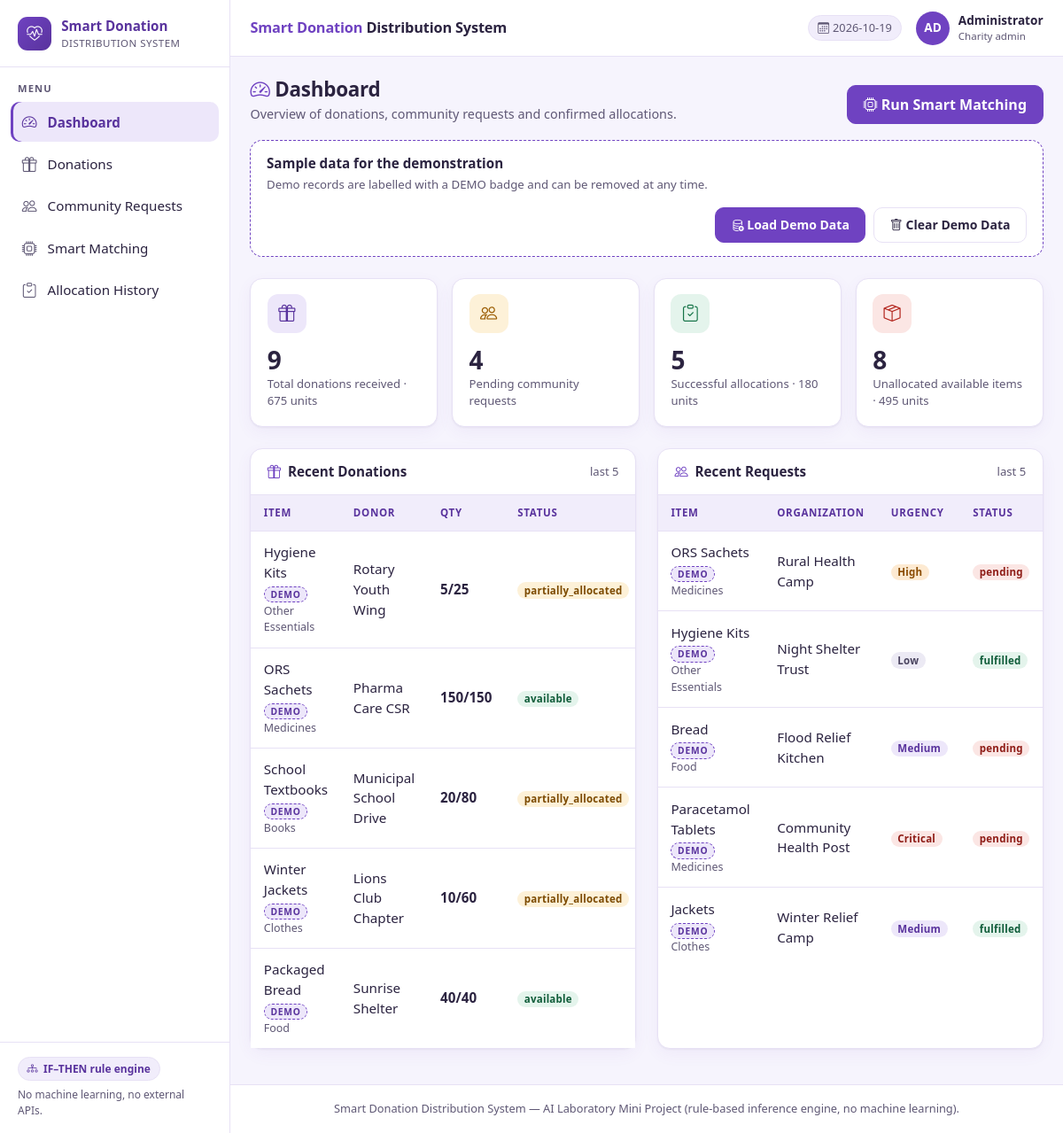
The page / on the database its author committed.
### tables this page shows
CREATE TABLE donations (
    id                 INTEGER PRIMARY KEY AUTOINCREMENT,
    donor_name         TEXT    NOT NULL,
    category           TEXT    NOT NULL,
    item_name          TEXT    NOT NULL,
    description        TEXT    NOT NULL DEFAULT '',
    quantity           INTEGER NOT NULL,          -- original quantity donated
    available_quantity INTEGER NOT NULL,          -- quantity still unallocated
    expiry_date        TEXT,                       -- 'YYYY-MM-DD' or NULL
    condition          TEXT    NOT NULL,
    status             TEXT    NOT NULL DEFAULT 'available',
    is_demo            INTEGER NOT NULL DEFAULT 0, -- 1 = sample/demo record
    created_at         TEXT    NOT NULL
);

CREATE TABLE community_requests (
    id                 INTEGER PRIMARY KEY AUTOINCREMENT,
    recipient_name     TEXT    NOT NULL,
    category           TEXT    NOT NULL,
    item_name          TEXT    NOT NULL,
    quantity_required  INTEGER NOT NULL,
    quantity_remaining INTEGER NOT NULL,          -- still needed after matches
    urgency            TEXT    NOT NULL,
    beneficiaries      INTEGER NOT NULL,
    request_date       TEXT    NOT NULL,
    status             TEXT    NOT NULL DEFAULT 'pending',
    is_demo            INTEGER NOT NULL DEFAULT 0,
    created_at         TEXT    NOT NULL
);

### app.py (the view)
@app.route("/")
def dashboard():
    conn = db.get_db()
    stats = db.fetch_dashboard_stats(conn)
    recent_donations = conn.execute(
        "SELECT * FROM donations ORDER BY id DESC LIMIT 5").fetchall()
    recent_requests = conn.execute(
        "SELECT * FROM community_requests ORDER BY id DESC LIMIT 5"
    ).fetchall()
    return render_template("dashboard.html",
                           stats=stats,
                           recent_donations=recent_donations,
                           recent_requests=recent_requests,
                           today=date.today().isoformat())

### database.py (called while the page is built)
def get_db():
    if "db" not in g:
        g.db = sqlite3.connect(DB_PATH)
        g.db.row_factory = sqlite3.Row   # rows behave like dictionaries
        g.db.execute("PRAGMA foreign_keys = ON")
    return g.db

### templates/dashboard.html (shortened to what this page needs)
{% extends "base.html" %}
{% block content %}
<div class="page-head">
  <div>
    <h2><i class="bi bi-speedometer2 text-brand"></i> Dashboard</h2>
    <p class="page-sub">Overview of donations, community requests and confirmed allocations.</p>
  </div>
  <a href="{{ url_for('matching') }}" class="btn btn-brand">
    <i class="bi bi-cpu"></i> Run Smart Matching
  </a>
</div>
<div class="demo-banner mb-4">
  <div class="demo-copy">
    <strong>Sample data for the demonstration</strong>
    <span>Demo records are labelled with a DEMO badge and can be removed at any time.</span>
  </div>
  <div class="demo-actions">
    <form method="post" action="{{ url_for('demo_load') }}">
      <button class="btn btn-brand btn-sm" type="submit">
        <i class="bi bi-database-add"></i> Load Demo Data
      </button>
    </form>
    <form method="post" action="{{ url_for('demo_clear') }}">
      <button class="btn btn-outline-soft btn-sm" type="submit">
        <i class="bi bi-trash"></i> Clear Demo Data
      </button>
    </form>
  </div>
</div>
<div class="row g-3 mb-4">
  <div class="col-md-6 col-xl-3">
    <div class="card stat-card">
      <div class="stat-icon"><i class="bi bi-gift"></i></div>
      <div>
        <div class="stat-value">{{ stats.total_donations }}</div>
        <div class="stat-label">Total donations received
          &middot; {{ stats.total_quantity }} units</div>
      </div>
    </div>
  </div>
  <div class="col-md-6 col-xl-3">
    <div class="card stat-card">
      <div class="stat-icon tone-amber"><i class="bi bi-people"></i></div>
      <div>
        <div class="stat-value">{{ stats.pending_requests }}</div>
        <div class="stat-label">Pending community requests</div>
      </div>
    </div>
  </div>
  <div class="col-md-6 col-xl-3">
    <div class="card stat-card">
      <div class="stat-icon tone-green"><i class="bi bi-clipboard-check"></i></div>
      <div>
        <div class="stat-value">{{ stats.successful_allocations }}</div>
        <div class="stat-label">Successful allocations
          &middot; {{ stats.allocated_quantity }} units</div>
      </div>
    </div>
  </div>
  <div class="col-md-6 col-xl-3">
    <div class="card stat-card">
      <div class="stat-icon tone-red"><i class="bi bi-box-seam"></i></div>
      <div>
        <div class="stat-value">{{ stats.unallocated_items }}</div>
        <div class="stat-label">Unallocated available items
          &middot; {{ stats.unallocated_quantity }} units</div>
      </div>
    </div>
  </div>
</div>
<div class="row g-4">
  <div class="col-lg-6">
    <div class="card h-100">
      <div class="card-header"><i class="bi bi-gift"></i> Recent Donations
        <span class="card-sub">last 5</span></div>
      <div class="card-body p-0">
        {% if recent_donations %}
        <div class="table-responsive">
          <table class="table mb-0 align-middle">
            <thead><tr><th>Item</th><th>Donor</th><th>Qty</th><th>Status</th></tr></thead>
            <tbody>
            {% for d in recent_donations %}
              <tr>
                <td>{{ d.item_name }}
                  {% if d.is_demo %}<span class="badge badge-demo">DEMO</span>{% endif %}
                  <span class="cell-sub">{{ d.category }}</span></td>
                <td>{{ d.donor_name }}</td>
                <td class="table-qty">{{ d.available_quantity }}/{{ d.quantity }}</td>
                <td><span class="badge badge-status-{{ d.status }}">{{ d.status }}</span></td>
              </tr>
            {% endfor %}
            </tbody>
          </table>
        </div>
        {% endif %}
      </div>
    </div>
  </div>
  <div class="col-lg-6">
    <div class="card h-100">
      <div class="card-header"><i class="bi bi-people"></i> Recent Requests
        <span class="card-sub">last 5</span></div>
      <div class="card-body p-0">
        {% if recent_requests %}
        <div class="table-responsive">
          <table class="table mb-0 align-middle">
            <thead><tr><th>Item</th><th>Organization</th><th>Urgency</th><th>Status</th></tr></thead>
            <tbody>
            {% for r in recent_requests %}
              <tr>
                <td>{{ r.item_name }}
                  {% if r.is_demo %}<span class="badge badge-demo">DEMO</span>{% endif %}
                  <span class="cell-sub">{{ r.category }}</span></td>
                <td>{{ r.recipient_name }}</td>
                <td><span class="badge badge-urgency-{{ r.urgency }}">{{ r.urgency }}</span></td>
                <td><span class="badge badge-status-{{ r.status }}">{{ r.status }}</span></td>
              </tr>
            {% endfor %}
            </tbody>
          </table>
        </div>
        {% endif %}
      </div>
    </div>
  </div>
</div>
{% endblock %}

### static/css/style.css (style rules this page uses)
:root { --bg-page: #f6f4fd; --bg-surface: #ffffff; --bg-soft: #f1edfb; --brand: #6f42c1; --brand-dark: #59339d; --brand-soft: #ede7fa; --ink: #2b2340; --ink-muted: #5f5875; --line: #e7e1f5; --danger: #b3261e; --success: #157347; --warning: #9a5b00; --sidebar-w: 260px; --topbar-h: 64px; --radius: 14px; --shadow: 0 1px 2px rgba(43, 35, 64, .05), 0 6px 18px rgba(111, 66, 193, .06); }
* { box-sizing: border-box; }
html { -webkit-text-size-adjust: 100%; }
body { margin: 0; background: var(--bg-page); color: var(--ink); font-family: "Segoe UI", -apple-system, BlinkMacSystemFont, Arial, sans-serif; font-size: .95rem; line-height: 1.5; }
h1, h2, h3, h4 { font-weight: 700; letter-spacing: -.01em; }
a { color: var(--brand); }
.text-brand { color: var(--brand); }
.page-head { display: flex; flex-wrap: wrap; align-items: flex-end; justify-content: space-between; gap: .75rem; margin-bottom: 1.15rem; }
.page-head h2 { margin: 0; font-size: 1.4rem; }
.page-head .page-sub { color: var(--ink-muted); margin: .2rem 0 0; font-size: .9rem; }
.card { background: var(--bg-surface); border: 1px solid var(--line); border-radius: var(--radius); box-shadow: var(--shadow); }
.card-header { background: transparent; border-bottom: 1px solid var(--line); border-radius: var(--radius) var(--radius) 0 0; font-weight: 700; color: var(--ink); padding: .9rem 1.15rem; display: flex; align-items: center; gap: .5rem; }
.card-header i { color: var(--brand); }
.card-body { padding: 1.15rem; }
.card-sub { color: var(--ink-muted); font-weight: 400; font-size: .82rem; margin-left: auto; }
.stat-card { padding: 1.1rem 1.15rem; display: flex; gap: .9rem; align-items: flex-start; height: 100%; }
.stat-icon { width: 44px; height: 44px; flex: 0 0 44px; border-radius: 12px; background: var(--brand-soft); color: var(--brand-dark); display: grid; place-items: center; font-size: 1.2rem; }
.stat-icon.tone-green { background: #e4f4ec; color: var(--success); }
.stat-icon.tone-amber { background: #fdf1d8; color: var(--warning); }
.stat-icon.tone-red { background: #fbe6e4; color: var(--danger); }
.stat-value { font-size: 1.75rem; font-weight: 700; line-height: 1.1; color: var(--ink); }
.stat-label { color: var(--ink-muted); font-size: .82rem; margin-top: .15rem; }
.btn { border-radius: 10px; font-weight: 600; padding: .55rem 1.1rem; transition: background .15s ease, border-color .15s ease, transform .1s ease; }
.btn-brand { background: var(--brand); border-color: var(--brand); color: #fff; }
.btn-outline-soft { background: #fff; border: 1px solid var(--line); color: var(--ink); }
.table { margin-bottom: 0; }
.table thead th { background: var(--bg-soft); color: var(--brand-dark); font-size: .72rem; font-weight: 700; letter-spacing: .06em; text-transform: uppercase; border-bottom: 1px solid var(--line); padding: .7rem .9rem; white-space: nowrap; }
.table tbody td { padding: .78rem .9rem; border-bottom: 1px solid var(--line); color: var(--ink); vertical-align: middle; }
.table tbody tr:last-child td { border-bottom: 0; }
.table .cell-sub { display: block; color: var(--ink-muted); font-size: .78rem; }
.table-qty { font-variant-numeric: tabular-nums; font-weight: 600; }
.badge { font-weight: 600; font-size: .72rem; padding: .3em .65em; border-radius: 999px; letter-spacing: .02em; white-space: nowrap; }
.badge-status-available { background: #e4f4ec; color: #0f5c39; }
.badge-status-partially_allocated { background: #fdf1d8; color: #7c4a00; }
.badge-status-pending { background: #fbe6e4; color: #8f1d17; }
.badge-status-fulfilled { background: #e4f4ec; color: #0f5c39; }
.badge-urgency-Critical { background: #fbe6e4; color: #8f1d17; }
.badge-urgency-High { background: #fdead2; color: #8a4b00; }
.badge-urgency-Medium { background: var(--brand-soft); color: var(--brand-dark); }
.badge-urgency-Low { background: #eceaf4; color: #4b4560; }
.badge-demo { background: var(--brand-soft); color: var(--brand-dark); border: 1px dashed var(--brand); font-size: .64rem; letter-spacing: .08em; }
.demo-banner { background: var(--bg-surface); border: 1px dashed var(--brand); border-radius: var(--radius); padding: .9rem 1.1rem; display: flex; flex-wrap: wrap; align-items: center; gap: .9rem; }
.demo-banner .demo-copy strong { display: block; color: var(--ink); }
.demo-banner .demo-copy span { color: var(--ink-muted); font-size: .83rem; }
.demo-banner .demo-actions { margin-left: auto; display: flex; flex-wrap: wrap; gap: .55rem; }

### rows shown on the page
donations: item_name "Hygiene Kits", is_demo "DEMO", category "Other Essentials", donor_name "Rotary Youth Wing", available_quantity "5", quantity "25", status "partially_allocated"
donations: item_name "ORS Sachets", is_demo "DEMO", category "Medicines", donor_name "Pharma Care CSR", available_quantity "150", quantity "150", status "available"
donations: item_name "School Textbooks", is_demo "DEMO", category "Books", donor_name "Municipal School Drive", available_quantity "20", quantity "80", status "partially_allocated"
donations: item_name "Winter Jackets", is_demo "DEMO", category "Clothes", donor_name "Lions Club Chapter", available_quantity "10", quantity "60", status "partially_allocated"
donations: item_name "Packaged Bread", is_demo "DEMO", category "Food", donor_name "Sunrise Shelter", available_quantity "40", quantity "40", status "available"
community_requests: item_name "ORS Sachets", is_demo "DEMO", category "Medicines", recipient_name "Rural Health Camp", urgency "High", status "pending"
community_requests: item_name "Hygiene Kits", is_demo "DEMO", category "Other Essentials", recipient_name "Night Shelter Trust", urgency "Low", status "fulfilled"
community_requests: item_name "Bread", is_demo "DEMO", category "Food", recipient_name "Flood Relief Kitchen", urgency "Medium", status "pending"
community_requests: item_name "Paracetamol Tablets", is_demo "DEMO", category "Medicines", recipient_name "Community Health Post", urgency "Critical", status "pending"
community_requests: item_name "Jackets", is_demo "DEMO", category "Clothes", recipient_name "Winter Relief Camp", urgency "Medium", status "fulfilled"

### other values the page prints
{{ stats.total_donations }} "9"
{{ stats.total_quantity }} "675"
{{ stats.pending_requests }} "4"
{{ stats.successful_allocations }} "5"
{{ stats.allocated_quantity }} "180"
{{ stats.unallocated_items }} "8"
{{ stats.unallocated_quantity }} "495"
